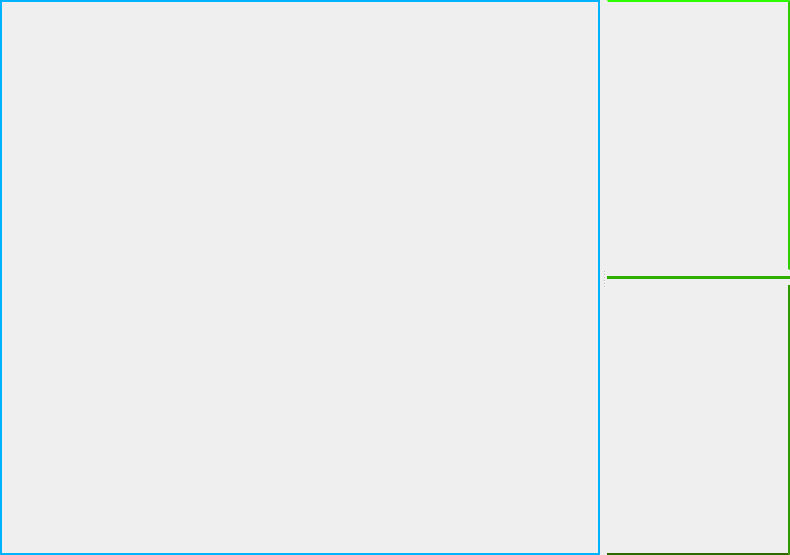
<?xml version="1.0" encoding="UTF-8"?>
<ui version="4.0">
 <class>MachineVisionWin</class>
 <widget class="QWidget" name="MachineVisionWin">
  <property name="geometry">
   <rect>
    <x>0</x>
    <y>0</y>
    <width>790</width>
    <height>555</height>
   </rect>
  </property>
  <property name="windowTitle">
   <string>Form</string>
  </property>
  <layout class="QGridLayout" name="gridLayout">
   <property name="leftMargin">
    <number>0</number>
   </property>
   <property name="topMargin">
    <number>0</number>
   </property>
   <property name="rightMargin">
    <number>0</number>
   </property>
   <property name="bottomMargin">
    <number>0</number>
   </property>
   <item row="0" column="0">
    <widget class="QSplitter" name="splitter">
     <property name="orientation">
      <enum>Qt::Horizontal</enum>
     </property>
     <property name="opaqueResize">
      <bool>true</bool>
     </property>
     <property name="handleWidth">
      <number>7</number>
     </property>
     <widget class="QWidget" name="gridLayoutWidget">
      <layout class="QGridLayout" name="gridLayoutViews">
       <item row="0" column="0">
        <widget class="QFrame" name="frameViewArea">
         <property name="sizePolicy">
          <sizepolicy hsizetype="Preferred" vsizetype="Preferred">
           <horstretch>0</horstretch>
           <verstretch>0</verstretch>
          </sizepolicy>
         </property>
         <property name="minimumSize">
          <size>
           <width>600</width>
           <height>0</height>
          </size>
         </property>
         <property name="styleSheet">
          <string notr="true">border:2px solid rgb(0, 178, 255);</string>
         </property>
         <property name="frameShape">
          <enum>QFrame::NoFrame</enum>
         </property>
         <property name="frameShadow">
          <enum>QFrame::Sunken</enum>
         </property>
         <property name="lineWidth">
          <number>1</number>
         </property>
         <layout class="QGridLayout" name="gridLayout_2">
          <property name="leftMargin">
           <number>0</number>
          </property>
          <property name="topMargin">
           <number>0</number>
          </property>
          <property name="rightMargin">
           <number>0</number>
          </property>
          <property name="bottomMargin">
           <number>0</number>
          </property>
         </layout>
        </widget>
       </item>
      </layout>
     </widget>
     <widget class="QWidget" name="verticalLayoutWidget">
      <layout class="QVBoxLayout" name="verticalLayout">
       <item>
        <widget class="QListView" name="listViewOption">
         <property name="sizePolicy">
          <sizepolicy hsizetype="Preferred" vsizetype="Preferred">
           <horstretch>0</horstretch>
           <verstretch>0</verstretch>
          </sizepolicy>
         </property>
         <property name="minimumSize">
          <size>
           <width>150</width>
           <height>0</height>
          </size>
         </property>
         <property name="font">
          <font>
           <pointsize>18</pointsize>
          </font>
         </property>
         <property name="styleSheet">
          <string notr="true">border-top: 2px solid rgb(45, 255, 0);
border-right: 2px solid rgb(45, 205, 0);
color: rgb(255, 255, 255);
background-color: rgba(255, 255, 255, 0);
selection-color: rgba(0, 255, 193, 150);
</string>
         </property>
         <property name="lineWidth">
          <number>2</number>
         </property>
         <property name="editTriggers">
          <set>QAbstractItemView::NoEditTriggers</set>
         </property>
         <property name="movement">
          <enum>QListView::Static</enum>
         </property>
         <property name="layoutMode">
          <enum>QListView::SinglePass</enum>
         </property>
         <property name="spacing">
          <number>0</number>
         </property>
         <property name="viewMode">
          <enum>QListView::ListMode</enum>
         </property>
         <property name="modelColumn">
          <number>0</number>
         </property>
         <property name="uniformItemSizes">
          <bool>false</bool>
         </property>
         <property name="batchSize">
          <number>200</number>
         </property>
         <property name="selectionRectVisible">
          <bool>true</bool>
         </property>
         <property name="itemAlignment">
          <set>Qt::AlignHCenter|Qt::AlignTop</set>
         </property>
        </widget>
       </item>
       <item>
        <widget class="Line" name="line">
         <property name="styleSheet">
          <string notr="true">border: 2px solid rgb(45, 175, 0);</string>
         </property>
         <property name="lineWidth">
          <number>2</number>
         </property>
         <property name="orientation">
          <enum>Qt::Horizontal</enum>
         </property>
        </widget>
       </item>
       <item>
        <widget class="QFrame" name="frameViewState">
         <property name="sizePolicy">
          <sizepolicy hsizetype="Preferred" vsizetype="Preferred">
           <horstretch>0</horstretch>
           <verstretch>0</verstretch>
          </sizepolicy>
         </property>
         <property name="styleSheet">
          <string notr="true">border-right: 2px solid rgb(45, 155, 0);
border-bottom: 2px solid rgb(45, 105, 0);
color: rgb(255, 255, 255);
background-color: rgba(255, 255, 255, 0);</string>
         </property>
         <property name="frameShape">
          <enum>QFrame::NoFrame</enum>
         </property>
         <property name="frameShadow">
          <enum>QFrame::Plain</enum>
         </property>
         <property name="lineWidth">
          <number>0</number>
         </property>
         <layout class="QGridLayout" name="gridLayout_3">
          <property name="leftMargin">
           <number>2</number>
          </property>
          <property name="topMargin">
           <number>2</number>
          </property>
          <property name="rightMargin">
           <number>2</number>
          </property>
          <property name="bottomMargin">
           <number>2</number>
          </property>
          <item row="0" column="0">
           <widget class="QLabel" name="lbViewState">
            <property name="sizePolicy">
             <sizepolicy hsizetype="Preferred" vsizetype="Preferred">
              <horstretch>0</horstretch>
              <verstretch>0</verstretch>
             </sizepolicy>
            </property>
            <property name="styleSheet">
             <string notr="true">border-right: 0px solid rgb(45, 155, 0);
border-bottom: 0px solid rgb(45, 105, 0);
color: rgb(255, 255, 255);
background-color: rgba(255, 255, 255, 0);</string>
            </property>
            <property name="text">
             <string/>
            </property>
           </widget>
          </item>
         </layout>
        </widget>
       </item>
      </layout>
     </widget>
    </widget>
   </item>
  </layout>
 </widget>
 <resources/>
 <connections/>
</ui>
